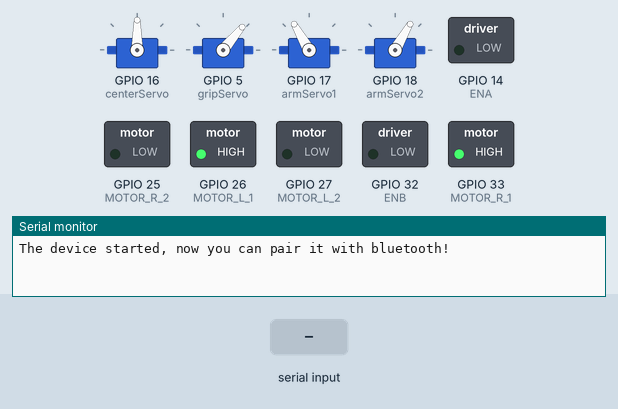
Simulated run of this sketch. Board: ESP32. On the bench: 4 × servo, switched loads named in the sketch (green lamp = pin HIGH), the last lines printed to the serial monitor. The test bench sets the inputs (shaded band). Nothing arrives over Bluetooth unless stated.

Above: at 1.2 s.
1.3 s: "F" received over the second serial link
At 1.8 s:
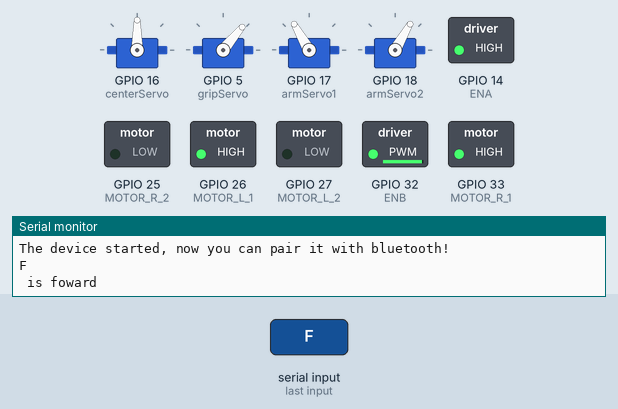
2.8 s: "G" received over the second serial link
At 4.0 s:
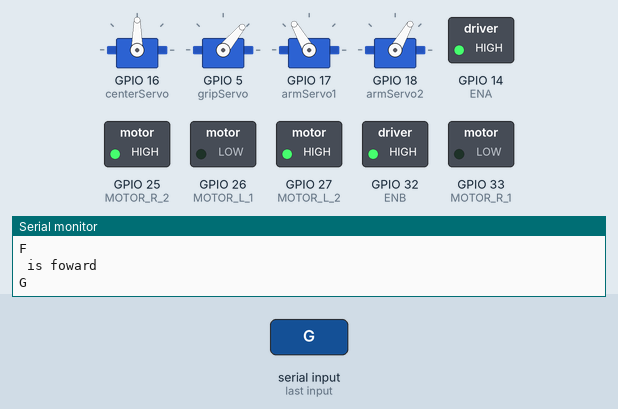
4.3 s: "L" received over the second serial link
At 5.2 s:
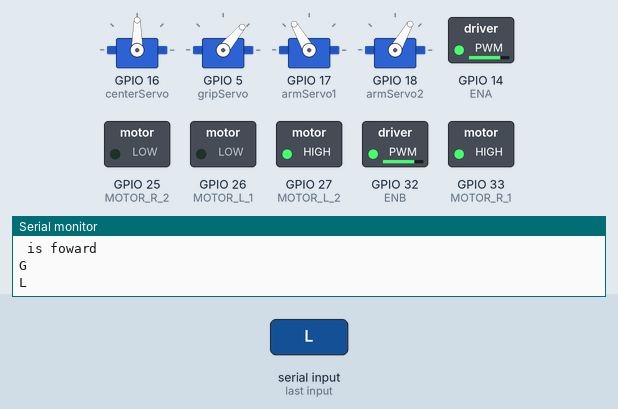
5.8 s: "R" received over the second serial link
At 6.4 s:
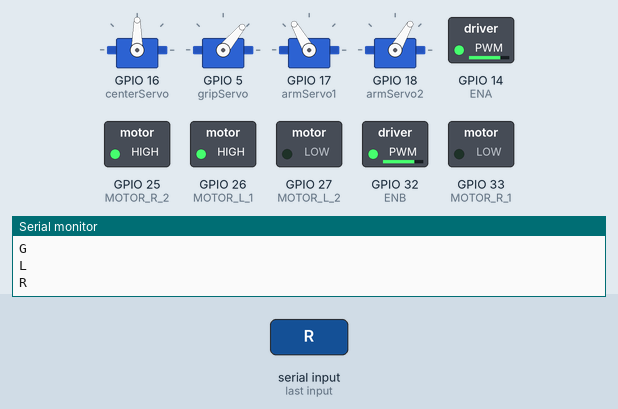
7.3 s: "Q" received over the second serial link
At 8.5 s:
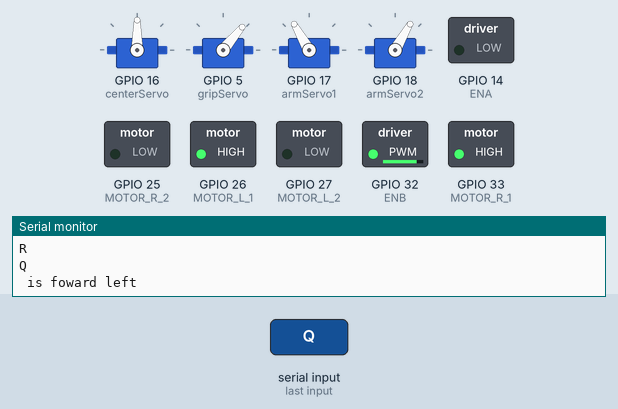
8.8 s: "E" received over the second serial link
At 9.9 s:
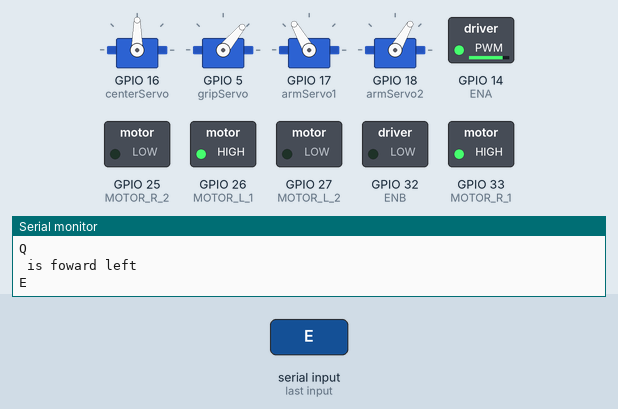
Timing chart, 0 to 11.3 s (numbered marks = the images above; inputs shaded):
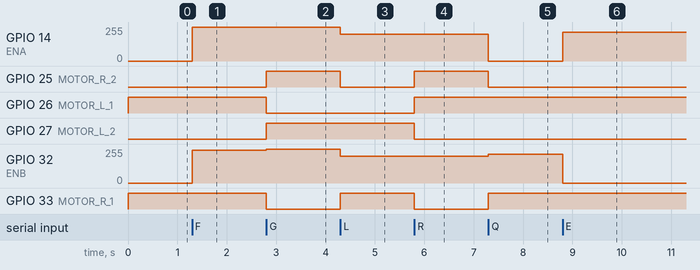

Measured:
- after the input at 1.3 s, GPIO 14 (ENA): 0/255 → 255/255 at once; GPIO 32 (ENB): 0/255 → 247/255 at once
- after the input at 2.8 s, GPIO 25 (MOTOR_R_2), GPIO 27 (MOTOR_L_2): LOW → HIGH at once; GPIO 26 (MOTOR_L_1), GPIO 33 (MOTOR_R_1): HIGH → LOW at once; GPIO 32 (ENB): 247/255 → 255/255 at once
- after the input at 4.3 s, GPIO 14 (ENA), GPIO 32 (ENB): 255/255 → 199/255 at once; GPIO 25 (MOTOR_R_2): HIGH → LOW at once; GPIO 33 (MOTOR_R_1): LOW → HIGH at once
- after the input at 5.8 s, GPIO 25 (MOTOR_R_2), GPIO 26 (MOTOR_L_1): LOW → HIGH at once; GPIO 27 (MOTOR_L_2), GPIO 33 (MOTOR_R_1): HIGH → LOW at once
- after the input at 7.3 s, GPIO 14 (ENA): 199/255 → 0/255 at once; GPIO 25 (MOTOR_R_2): HIGH → LOW at once; GPIO 32 (ENB): 199/255 → 214/255 at once; GPIO 33 (MOTOR_R_1): LOW → HIGH at once
- after the input at 8.8 s, GPIO 14 (ENA): 0/255 → 214/255 at once; GPIO 32 (ENB): 214/255 → 0/255 at once

The sketch:

new-app-control.ino
```cpp
#include "BluetoothSerial.h"
#include <ESP32Servo.h>

#if !defined(CONFIG_BT_ENABLED) || !defined(CONFIG_BLUEDROID_ENABLED)
#error Bluetooth is not enabled! Please run `make menuconfig` to and enable it
#endif

BluetoothSerial SerialBT;

#define ENA 14
#define MOTOR_L_1 26
#define MOTOR_L_2 27
#define MOTOR_R_1 33
#define MOTOR_R_2 25
#define ENB 32

Servo centerServo;
Servo gripServo;
Servo armServo1;
Servo armServo2;

const int freq = 30000;
const int ENAChanel = 6;
const int ENBChanel = 7;
const int resolution = 8;
int maxspeed = 255;

float acen = 0.015;
float center = 90;
float target_center = 90;
int grip = 50;
float arm1Servo = 120, target_arm1 = 120;
float arm2Servo = 60, target_arm2 = 60;

int hori = 90;
int verti = 90;

bool isArm1In = false, isArm2In = false, isArm1De = false, isArm2De = false, isCenterIn = false, isCenterDe = false;

void setup() {

  Serial.begin(115200);
  SerialBT.begin("UchihahahCar1"); //Bluetooth device name
  Serial.println("The device started, now you can pair it with bluetooth!");
    pinMode(ENA, OUTPUT);
  pinMode(ENB, OUTPUT);
  pinMode(MOTOR_L_1, OUTPUT);
  pinMode(MOTOR_L_2, OUTPUT);
  pinMode(MOTOR_R_1, OUTPUT);
  pinMode(MOTOR_R_2, OUTPUT);

  digitalWrite(MOTOR_L_1, HIGH);
  digitalWrite(MOTOR_L_2, LOW);
  digitalWrite(MOTOR_R_1, HIGH);
  digitalWrite(MOTOR_R_2, LOW);

  ledcSetup(ENAChanel, freq, resolution);
  ledcSetup(ENBChanel, freq, resolution);
  ledcAttachPin(ENA, ENAChanel);
  ledcAttachPin(ENB, ENBChanel);

  centerServo.attach(16);
  gripServo.attach(5);
  armServo1.attach(17);
  armServo2.attach(18);

  armServo1.write(arm1Servo);
  armServo2.write(arm2Servo);
  gripServo.write(grip);
  centerServo.write(center);

}
String message = "";


void loop() {

  if (SerialBT.available()) {
    char letter = SerialBT.read();
    Serial.println(letter);
    if (letter == 'F')
      forward();
    else if (letter == 'G')
      backward();
    else if (letter == 'L')
      left();
    else if (letter == 'R')
      right();
    else if (letter == 'Q')
      forwardLeft();
    else if (letter == 'E')
      forwardRight();
    else if (letter == 'Z')
      backwardLeft();
    else if (letter == 'C')
      backwardRight();
    else if (letter == 'S')
      stop();
    else if (letter == 'X'){
      isCenterIn = true;
    }
    else if (letter == 'Y'){
      isCenterDe = true;
    }
    else if (letter == 'l'){
      isArm1In = true;
    }
    else if (letter == 'o'){
      isArm1De = true;
    }
    else if (letter == 'p'){
      isArm2In = true;
    }
    else if (letter == 'k'){
      isArm2De = true;
    }
    else if (letter == 'M'){
      if (grip == 50) grip = 150;
      else grip = 50;
      gripServo.write(grip);
    }
  }

  control_arm();

  // Serial.print(center);
  // Serial.print(' ');
  // Serial.println(target_center);

}

void control_arm(){
  if (isArm1In) target_arm1 = constrain(target_arm1 + 0.003, 0, 180);
  if (isArm2In) target_arm2 = constrain(target_arm2 + 0.003, 0, 180);
  if (isArm1De) target_arm1 = constrain(target_arm1 - 0.003, 0, 180);
  if (isArm2De) target_arm2 = constrain(target_arm2 - 0.003, 0, 180);

  if (isCenterIn) target_center = constrain(target_center + 0.003, 0, 180);
  if (isCenterDe) target_center = constrain(target_center - 0.003, 0, 180);

  center += (target_center - center)*acen;
  centerServo.write((int)center);

  arm1Servo += (target_arm1 - arm1Servo) *acen;
  armServo1.write((int)arm1Servo);

  arm2Servo += (target_arm2 - arm2Servo) *acen;
  armServo2.write((int)arm2Servo);
}

void setmotor(int speeda, int speedb){
  ledcWrite(ENAChanel, speeda);
  ledcWrite(ENBChanel, speedb);
}

void stop(){
  digitalWrite(MOTOR_L_1, LOW);
  digitalWrite(MOTOR_L_2, LOW);
  digitalWrite(MOTOR_R_1, LOW);
  digitalWrite(MOTOR_R_2, LOW);
  isArm1In = false;
  isArm2In = false;
  isArm1De = false;
  isArm2De = false;
  isCenterIn = false;
  isCenterDe = false;
}

void forward(){
  Serial.println(" is foward");

  digitalWrite(MOTOR_L_1, HIGH);
  digitalWrite(MOTOR_L_2, LOW);
  digitalWrite(MOTOR_R_1, HIGH);
  digitalWrite(MOTOR_R_2, LOW);
  setmotor(maxspeed,maxspeed - 7);
}

void forwardLeft(){
  Serial.println(" is foward left");

  digitalWrite(MOTOR_L_1, HIGH);
  digitalWrite(MOTOR_L_2, LOW);
  digitalWrite(MOTOR_R_1, HIGH);
  digitalWrite(MOTOR_R_2, LOW);
  setmotor(0,maxspeed-40);
}

void forwardRight(){
  digitalWrite(MOTOR_L_1, HIGH);
  digitalWrite(MOTOR_L_2, LOW);
  digitalWrite(MOTOR_R_1, HIGH);
  digitalWrite(MOTOR_R_2, LOW);
  setmotor(maxspeed-40,0);
}

void backward(){
  digitalWrite(MOTOR_L_1, LOW);
  digitalWrite(MOTOR_L_2, HIGH);
  digitalWrite(MOTOR_R_1, LOW);
  digitalWrite(MOTOR_R_2, HIGH);
  setmotor(maxspeed,maxspeed);
}

void backwardLeft(){
  digitalWrite(MOTOR_L_1, LOW);
  digitalWrite(MOTOR_L_2, HIGH);
  digitalWrite(MOTOR_R_1, LOW);
  digitalWrite(MOTOR_R_2, HIGH);
  setmotor(maxspeed - 40,0);
}

void backwardRight(){
  digitalWrite(MOTOR_L_1, LOW);
  digitalWrite(MOTOR_L_2, HIGH);
  digitalWrite(MOTOR_R_1, LOW);
  digitalWrite(MOTOR_R_2, HIGH);
  setmotor(0,maxspeed - 40);
}

void left(){
  digitalWrite(MOTOR_L_1, LOW);
  digitalWrite(MOTOR_L_2, HIGH);
  digitalWrite(MOTOR_R_1, HIGH);
  digitalWrite(MOTOR_R_2, LOW);
  setmotor(maxspeed - 55,maxspeed - 55);
}
void right(){
  digitalWrite(MOTOR_L_1, HIGH);
  digitalWrite(MOTOR_L_2, LOW);
  digitalWrite(MOTOR_R_1, LOW);
  digitalWrite(MOTOR_R_2, HIGH);
  setmotor(maxspeed - 55,maxspeed - 55);
}
```
